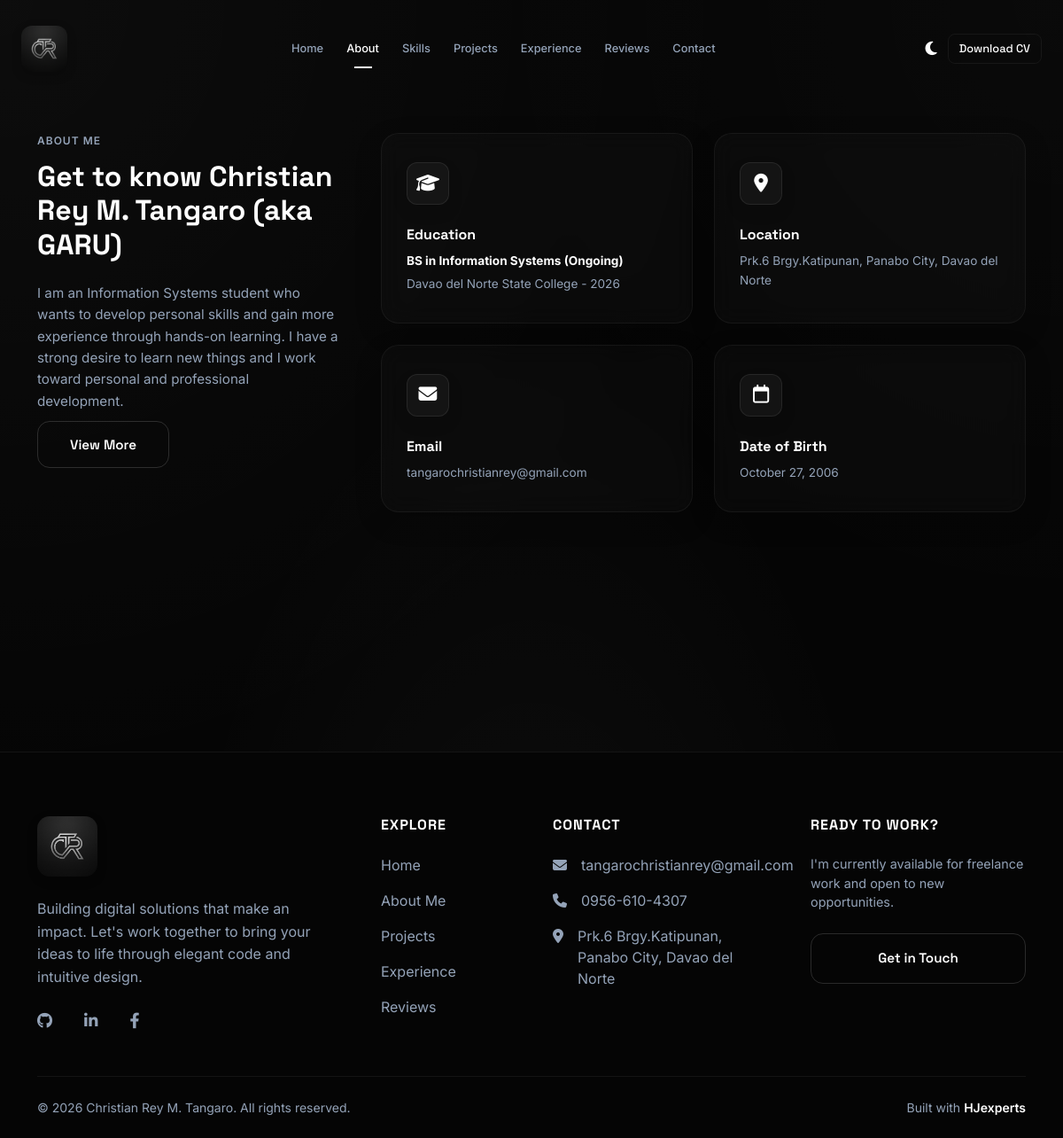
Page /about.php on the committed database.
### tables this page shows
CREATE TABLE `settings` (
  `setting_key` varchar(50) NOT NULL,
  `setting_value` text DEFAULT NULL,
  PRIMARY KEY (`setting_key`)
);

### includes/db.php (called while the page is built, shortened)
<?php
$is_localhost = isset($_SERVER['HTTP_HOST']) && ($_SERVER['HTTP_HOST'] === 'localhost' || $_SERVER['HTTP_HOST'] === '127.0.0.1' || in_array($_SERVER['REMOTE_ADDR'], ['127.0.0.1', '::1']));
$base_url = $is_localhost ? '/garu' : '';
function getSetting(PDO $pdo, string $key): string {
    $stmt = $pdo->prepare("SELECT setting_value FROM settings WHERE setting_key = ?");
    $stmt->execute([$key]);
    return $stmt->fetchColumn() ?: '';
}
?>

### about.php (the view, shortened to what this page needs)
<?php include 'includes/header.php'; ?>
<?php
$base_url = $base_url ?? '';
$about_text = getSetting($pdo, 'about_text');
$education_short = getSetting($pdo, 'education_short');
$education_school = getSetting($pdo, 'education_school');
$location = getSetting($pdo, 'location');
$email = getSetting($pdo, 'email');
$birthdate = getSetting($pdo, 'birthdate');
$full_name = getSetting($pdo, 'full_name');
?>
    <section id="about" style="padding-top: 150px; min-height: 100vh;">
        <div class="container">
            <div class="row g-5">
                <div class="col-lg-4">
                    <div class="section-label">ABOUT ME</div>
                    <h2 class="section-title">Get to know <?= htmlspecialchars($full_name) ?> (aka GARU)</h2>
                    <p class="hero-desc mb-4">
                        <?= htmlspecialchars($about_text) ?>
                    </p>
                    <a href="<?= $base_url ?>/experience" class="btn-outline-custom">View More</a>
                </div>
                <div class="col-lg-8">
                    <div class="row g-4">
                        <div class="col-md-6">
                            <div class="info-card">
                                <i class="fa-solid fa-graduation-cap info-icon"></i>
                                <h3 class="info-title">Education</h3>
                                <p class="info-text mb-1" style="font-weight: 700; color: var(--text-primary);"><?= htmlspecialchars($education_short) ?></p>
                                <p class="info-text"><?= htmlspecialchars_decode($education_school) ?></p>
                            </div>
                        </div>
                        <div class="col-md-6">
                            <div class="info-card">
                                <i class="fa-solid fa-location-dot info-icon"></i>
                                <h3 class="info-title">Location</h3>
                                <p class="info-text"><?= htmlspecialchars_decode($location) ?></p>
                            </div>
                        </div>
                        <div class="col-md-6">
                            <div class="info-card">
                                <i class="fa-solid fa-envelope info-icon"></i>
                                <h3 class="info-title">Email</h3>
                                <p class="info-text"><?= htmlspecialchars($email) ?></p>
                            </div>
                        </div>
                        <div class="col-md-6">
                            <div class="info-card">
                                <i class="fa-regular fa-calendar info-icon"></i>
                                <h3 class="info-title">Date of Birth</h3>
                                <p class="info-text"><?= htmlspecialchars($birthdate) ?></p>
                            </div>
                        </div>
                    </div>
                </div>
            </div>
        </div>
    </section>
<?php include 'includes/footer.php'; ?>

### includes/footer.php (shortened to what this page needs)
<?php
$f_facebook = getSetting($pdo, 'facebook');
$f_github = getSetting($pdo, 'github');
$f_linkedin = getSetting($pdo, 'linkedin');
$f_email = getSetting($pdo, 'email');
$f_phone = getSetting($pdo, 'phone');
$f_location = getSetting($pdo, 'location');
?>
    <footer class="pt-5 pb-4 mt-5" style="border-top: 1px solid var(--border-color); background: var(--bg-main);">
        <div class="container mt-4 reveal">
            <div class="row g-5 mb-5">
                <div class="col-lg-4 col-md-6">
                    <div class="mb-4">
                        <img src="<?= $base_url ?>/assets/images/logo.png" alt="CRT Logo" class="footer-logo">
                    </div>
                    <p class="text-secondary-custom mb-4 pe-lg-4 fs-6" style="line-height: 1.6; color: var(--text-secondary);">
                        Building digital solutions that make an impact. Let's work together to bring your ideas to life through elegant code and intuitive design.
                    </p>
                    <div class="d-flex gap-3 social-icons">
                        <a href="<?= htmlspecialchars($f_github) ?>" target="_blank" class="text-decoration-none"><i class="fa-brands fa-github"></i></a>
                        <a href="<?= htmlspecialchars($f_linkedin) ?>" target="_blank" class="text-decoration-none"><i class="fa-brands fa-linkedin-in"></i></a>
                        <a href="<?= htmlspecialchars($f_facebook) ?>" target="_blank" class="text-decoration-none"><i class="fa-brands fa-facebook-f"></i></a>
                    </div>
                </div>
                <div class="col-lg-2 col-md-6">
                    <h5 class="text-white mb-4 fw-bold fs-6 text-uppercase" style="letter-spacing: 1px;">Explore</h5>
                    <ul class="list-unstyled d-flex flex-column gap-3">
                        <li><a href="<?= $base_url ?>/" class="text-decoration-none footer-link" style="color: var(--text-secondary);">Home</a></li>
                        <li><a href="<?= $base_url ?>/about" class="text-decoration-none footer-link" style="color: var(--text-secondary);">About Me</a></li>
                        <li><a href="<?= $base_url ?>/projects" class="text-decoration-none footer-link" style="color: var(--text-secondary);">Projects</a></li>
                        <li><a href="<?= $base_url ?>/experience" class="text-decoration-none footer-link" style="color: var(--text-secondary);">Experience</a></li>
                        <li><a href="<?= $base_url ?>/reviews" class="text-decoration-none footer-link" style="color: var(--text-secondary);">Reviews</a></li>
                    </ul>
                </div>
                <div class="col-lg-3 col-md-6">
                    <h5 class="text-white mb-4 fw-bold fs-6 text-uppercase" style="letter-spacing: 1px;">Contact</h5>
                    <ul class="list-unstyled d-flex flex-column gap-3">
                        <li style="color: var(--text-secondary);" class="d-flex gap-3"><i class="fa-solid fa-envelope mt-1"></i> <?= htmlspecialchars($f_email) ?></li>
                        <li style="color: var(--text-secondary);" class="d-flex gap-3"><i class="fa-solid fa-phone mt-1"></i> <?= htmlspecialchars($f_phone) ?></li>
                        <li style="color: var(--text-secondary);" class="d-flex gap-3"><i class="fa-solid fa-location-dot mt-1"></i> <?= htmlspecialchars($f_location) ?></li>
                    </ul>
                </div>
                <div class="col-lg-3 col-md-6">
                    <h5 class="text-white mb-4 fw-bold fs-6 text-uppercase" style="letter-spacing: 1px;">Ready to work?</h5>
                    <p class="mb-4" style="color: var(--text-secondary); font-size: 0.9rem;">I'm currently available for freelance work and open to new opportunities.</p>
                    <a href="<?= $base_url ?>/contact" class="btn-outline-custom w-100 text-center text-decoration-none d-inline-block">Get in Touch</a>
                </div>
            </div>
            <div class="pt-4 border-top d-flex flex-column flex-md-row justify-content-between align-items-center" style="border-color: var(--border-color) !important;">
                <p class="mb-0 small" style="color: var(--text-secondary);">&copy; <?php echo date('Y'); ?> Christian Rey M. Tangaro. All rights reserved.</p>
                <p class="mb-0 small mt-2 mt-md-0 d-flex align-items-center" style="color: var(--text-secondary);">
                    Built with <a href="#" target="_blank" class="fw-semibold ms-1 text-decoration-none" style="color: var(--text-primary); transition: 0.2s;" onmouseover="this.style.color='#10b981'" onmouseout="this.style.color='var(--text-primary)'">HJexperts</a>
                </p>
            </div>
        </div>
    </footer>
</body>
</html>

### assets/css/style.css (style rules this page uses)
:root { --bg-main: #050505; --bg-card: rgba(20, 20, 20, 0.6); --text-primary: #ffffff; --text-secondary: #94a3b8; --border-color: rgba(255, 255, 255, 0.06); --accent-glow: rgba(255, 255, 255, 0.05); }
h1, h2, h3, h4, h5, h6, .hero-title, .hero-tag, .btn-primary-custom, .btn-outline-custom, .btn-nav { font-family: 'Space Grotesk', sans-serif !important; }
html, body { overflow-x: hidden; width: 100%; }
body { background-color: var(--bg-main); background-image: radial-gradient(at 0% 0%, rgba(255, 255, 255, 0.03) 0px, transparent 50%), radial-gradient(at 100% 0%, rgba(255, 255, 255, 0.02) 0px, transparent 40%), radial-gradient(at 50% 100%, rgba(255, 255, 255, 0.04) 0px, transparent 50%); color: var(--text-primary); font-family: 'Inter', sans-serif; -webkit-font-smoothing: antialiased; transition: background-color 0.4s ease, color 0.4s ease, border-color 0.4s ease; min-height: 100vh; }
.info-card, .skill-card, .project-card, .nav-link, .btn-nav, .btn-primary-custom, .btn-outline-custom, .social-icons a, .mode-icon { transition: all 0.4s cubic-bezier(0.4, 0, 0.2, 1); }
.hero-desc { font-size: 0.95rem; color: var(--text-secondary); line-height: 1.6; max-width: 480px; margin-bottom: 32px; }
.btn-outline-custom { background-color: transparent; color: var(--text-primary); border: 1px solid var(--border-color); padding: 10px 24px; border-radius: 8px; font-weight: 600; font-size: 0.9rem; }
.social-icons a { color: var(--text-secondary); font-size: 1.1rem; margin-right: 20px; }
.section-label { font-size: 0.75rem; text-transform: uppercase; letter-spacing: 1px; color: var(--text-secondary); margin-bottom: 12px; font-weight: 600; }
.section-title { font-size: 2rem; font-weight: 700; margin-bottom: 24px; }
.info-card { background: rgba(255, 255, 255, 0.02) !important; border: 1px solid rgba(255, 255, 255, 0.05) !important; backdrop-filter: blur(12px); -webkit-backdrop-filter: blur(12px); border-radius: 20px !important; padding: 32px 28px !important; height: 100%; transition: all 0.4s cubic-bezier(0.4, 0, 0.2, 1) !important; position: relative; overflow: hidden; box-shadow: 0 10px 30px rgba(0, 0, 0, 0.2); }
.info-card::before { content: ''; position: absolute; top: 0; left: 0; width: 100%; height: 100%; background: linear-gradient(135deg, rgba(255, 255, 255, 0.04), transparent); opacity: 0; transition: opacity 0.4s ease; pointer-events: none; }
.info-icon { color: var(--text-primary); font-size: 1.3rem; margin-bottom: 24px; background: rgba(255, 255, 255, 0.04); border: 1px solid rgba(255, 255, 255, 0.08); width: 48px; height: 48px; border-radius: 12px; display: flex; align-items: center; justify-content: center; box-shadow: 0 8px 16px rgba(0, 0, 0, 0.15); transition: all 0.4s cubic-bezier(0.4, 0, 0.2, 1); }
.info-title { font-size: 1rem; font-weight: 700; margin-bottom: 10px; color: var(--text-primary); }
.info-text { font-size: 0.85rem; color: var(--text-secondary); line-height: 1.6; margin-bottom: 0; }
a { text-decoration: none; }
.footer-logo { height: 68px; object-fit: contain; border-radius: 14px; box-shadow: 0 4px 12px rgba(0, 0, 0, 0.2); }
.btn-outline-custom { background: transparent !important; border: 1px solid rgba(255, 255, 255, 0.15) !important; color: var(--text-primary) !important; border-radius: 14px !important; padding: 16px 36px !important; font-weight: 600 !important; font-size: 0.95rem !important; transition: all 0.3s cubic-bezier(0.4, 0, 0.2, 1) !important; }

### includes/footer.php (style rules this page uses)
.footer-link { transition: 0.2s; }

### rows in the picture
settings: setting_value "Christian Rey M. Tangaro"
settings: setting_value "I am an Information Systems student who wants to develop personal skills and gain more experience through hands-on learning. I have a strong desire to learn new things and I work toward personal and professional development."
settings: setting_value "BS in Information Systems (Ongoing)"
settings: setting_value "Davao del Norte State College - 2026"
settings: setting_value "Prk.6 Brgy.Katipunan, Panabo City, Davao del Norte"
settings: setting_value "tangarochristianrey@gmail.com"
settings: setting_value "October 27, 2006"
settings: setting_value "0956-610-4307"
